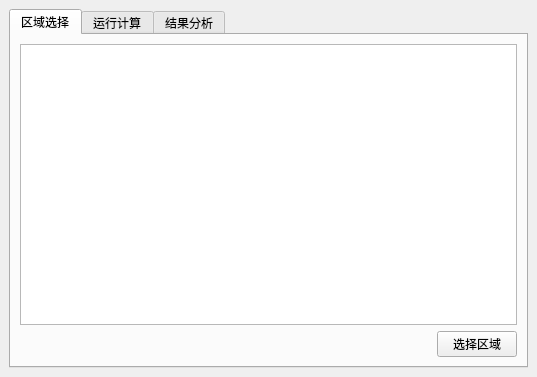
<?xml version="1.0" encoding="UTF-8"?>
<ui version="4.0">
 <class>AgriFieldIdentifyDialog</class>
 <widget class="QWidget" name="AgriFieldIdentifyDialog">
  <property name="geometry">
   <rect>
    <x>0</x>
    <y>0</y>
    <width>537</width>
    <height>377</height>
   </rect>
  </property>
  <property name="windowTitle">
   <string>Form</string>
  </property>
  <layout class="QGridLayout" name="gridLayout">
   <property name="leftMargin">
    <number>9</number>
   </property>
   <property name="topMargin">
    <number>9</number>
   </property>
   <property name="rightMargin">
    <number>9</number>
   </property>
   <property name="bottomMargin">
    <number>9</number>
   </property>
   <item row="1" column="0">
    <widget class="QWidget" name="widget" native="true">
     <property name="styleSheet">
      <string notr="true"/>
     </property>
     <layout class="QHBoxLayout" name="horizontalLayout_2">
      <property name="leftMargin">
       <number>0</number>
      </property>
      <property name="topMargin">
       <number>0</number>
      </property>
      <property name="rightMargin">
       <number>0</number>
      </property>
      <property name="bottomMargin">
       <number>0</number>
      </property>
      <item>
       <widget class="QTabWidget" name="tabWidget">
        <property name="currentIndex">
         <number>0</number>
        </property>
        <widget class="QWidget" name="tab_wet">
         <attribute name="title">
          <string>区域选择</string>
         </attribute>
         <layout class="QVBoxLayout" name="verticalLayout_3">
          <property name="leftMargin">
           <number>9</number>
          </property>
          <property name="topMargin">
           <number>9</number>
          </property>
          <property name="rightMargin">
           <number>9</number>
          </property>
          <property name="bottomMargin">
           <number>9</number>
          </property>
          <item>
           <widget class="QTableWidget" name="table_area_points"/>
          </item>
          <item>
           <layout class="QHBoxLayout" name="horizontalLayout_4">
            <item>
             <spacer name="horizontalSpacer_3">
              <property name="orientation">
               <enum>Qt::Horizontal</enum>
              </property>
              <property name="sizeHint" stdset="0">
               <size>
                <width>40</width>
                <height>20</height>
               </size>
              </property>
             </spacer>
            </item>
            <item>
             <widget class="QPushButton" name="btn_select_area">
              <property name="text">
               <string>选择区域</string>
              </property>
             </widget>
            </item>
           </layout>
          </item>
         </layout>
        </widget>
        <widget class="QWidget" name="tab_run">
         <attribute name="title">
          <string>运行计算</string>
         </attribute>
         <layout class="QVBoxLayout" name="verticalLayout_2">
          <item>
           <widget class="AgriFieldIdentifyCalculate" name="widget_2" native="true"/>
          </item>
         </layout>
        </widget>
        <widget class="QWidget" name="tab_output">
         <attribute name="title">
          <string>结果分析</string>
         </attribute>
         <layout class="QVBoxLayout" name="verticalLayout_4">
          <item>
           <widget class="QTableWidget" name="tableWidget"/>
          </item>
          <item>
           <layout class="QHBoxLayout" name="horizontalLayout">
            <item>
             <spacer name="horizontalSpacer">
              <property name="orientation">
               <enum>Qt::Horizontal</enum>
              </property>
              <property name="sizeHint" stdset="0">
               <size>
                <width>40</width>
                <height>20</height>
               </size>
              </property>
             </spacer>
            </item>
            <item>
             <widget class="QCheckBox" name="checkBox_mapShow">
              <property name="font">
               <font>
                <pointsize>12</pointsize>
               </font>
              </property>
              <property name="text">
               <string>地图显示</string>
              </property>
             </widget>
            </item>
           </layout>
          </item>
         </layout>
        </widget>
       </widget>
      </item>
     </layout>
    </widget>
   </item>
  </layout>
 </widget>
 <customwidgets>
  <customwidget>
   <class>AgriFieldIdentifyCalculate</class>
   <extends>QWidget</extends>
   <header>AgriFieldIdentifyCalculate.h</header>
   <container>1</container>
  </customwidget>
 </customwidgets>
 <resources/>
 <connections/>
</ui>
